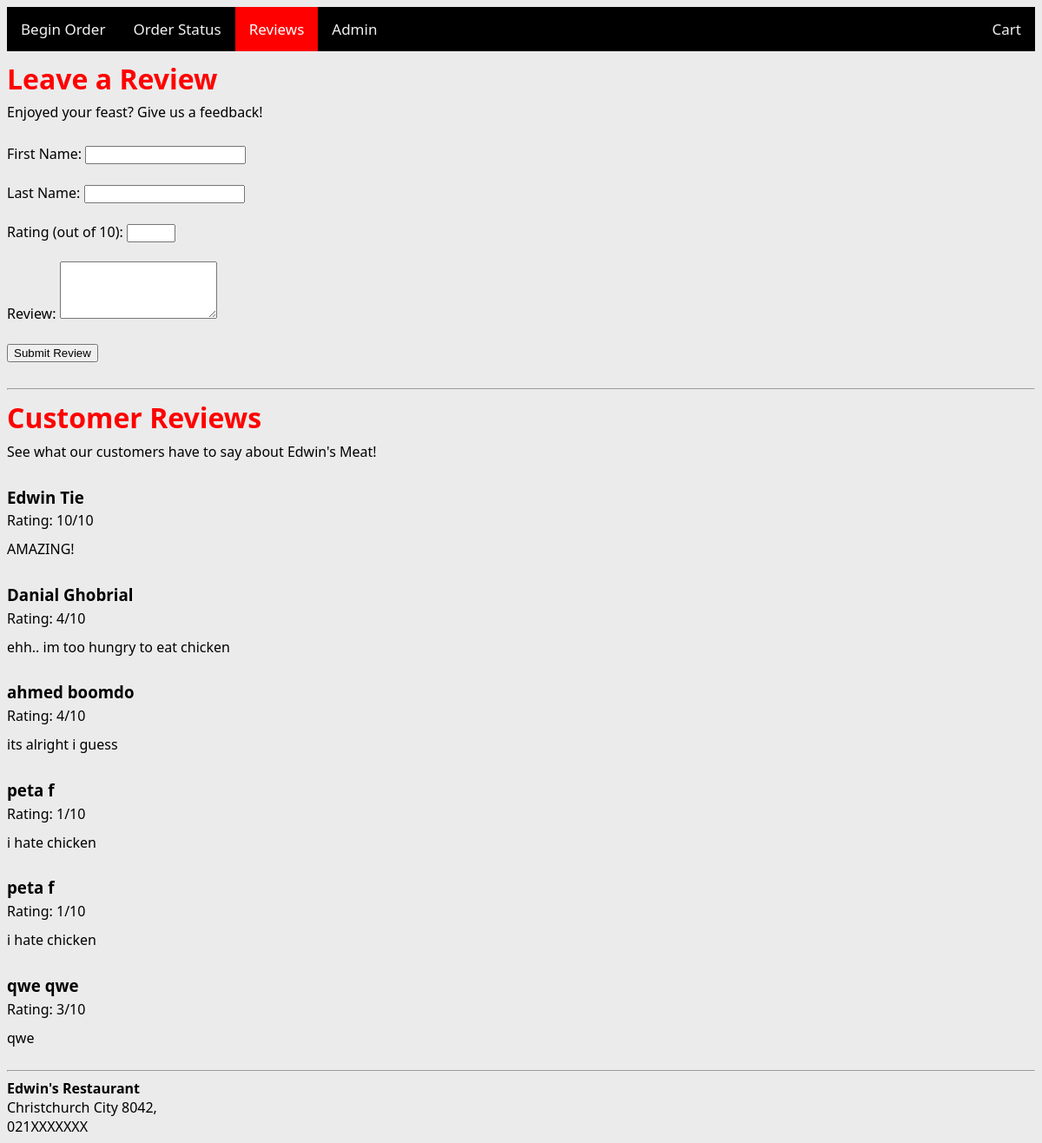
The app's page /reviews with its own data.
### tables this page shows
CREATE TABLE Reviews (review_id INTEGER PRIMARY KEY AUTOINCREMENT, firstname TEXT, lastname TEXT, ratingmessage TEXT, rating INTEGER);

### routes.py (the view, shortened to what this page needs)
@app.route("/reviews", methods=["GET", "POST"])
def reviews():
    conn = sqlite3.connect('data.db')
    cur = conn.cursor()
    cur.execute('SELECT * FROM Reviews')
    reviews = cur.fetchall()
    return render_template("reviews.html", reviews=reviews)

### templates/reviews.html
{% extends "layout.html" %}
{% block content %}
<div class="page_wrpr">
    <h1>Leave a Review</h1>
    <p>Enjoyed your feast? Give us a feedback!</p>
    <form action="/reviews" method="POST">
        <label for="firstname">First Name:</label>
        <input type="text" id="firstname" name="firstname" required><br><br>
        <label for="lastname">Last Name:</label>
        <input type="text" id="lastname" name="lastname" required><br><br>
        <label for="rating">Rating (out of 10):</label>
        <input type="number" id="rating" name="rating" min="1" max="10" required><br><br>
        <label for="ratingmessage">Review:</label>
        <textarea id="ratingmessage" name="ratingmessage" rows="4" required></textarea><br><br>
        <input type="submit" value="Submit Review">
    </form>
<br>
    <hr>
    <h1>Customer Reviews</h1>
    <p>See what our customers have to say about Edwin's Meat!</p>
    <div class="reviews-container">
        {% for review in reviews %}
        <div class="review-item">
            <h3>{{ review[1] }} {{ review[2] }}</h3>
            <p>Rating: {{ review[4] }}/10</p>
            <p>{{ review[3] }}</p>
        </div>
    {% endfor %}
    </div>
</div>
{% endblock %}

### static/css/style.css (style rules this page uses)
body { font-family: 'Segoe UI', Tahoma, Geneva, Verdana, sans-serif; background-color: rgb(235, 235, 235); color: #000000; }
.page_wrpr { max-width: 1200px; margin: 0px auto; }
h1 { color:red; margin-top: 10px; }
p { margin-top: -15px; padding-bottom: 10px; }

### records on screen
Reviews: firstname "Edwin", lastname "Tie", rating "10", ratingmessage "AMAZING!"
Reviews: firstname "Danial", lastname "Ghobrial", rating "4", ratingmessage "ehh.. im too hungry to eat chicken"
Reviews: firstname "ahmed", lastname "boomdo", rating "4", ratingmessage "its alright i guess"
Reviews: firstname "peta", lastname "f", rating "1", ratingmessage "i hate chicken"
Reviews: firstname "peta", lastname "f", rating "1", ratingmessage "i hate chicken"
Reviews: firstname "qwe", lastname "qwe", rating "3", ratingmessage "qwe"
